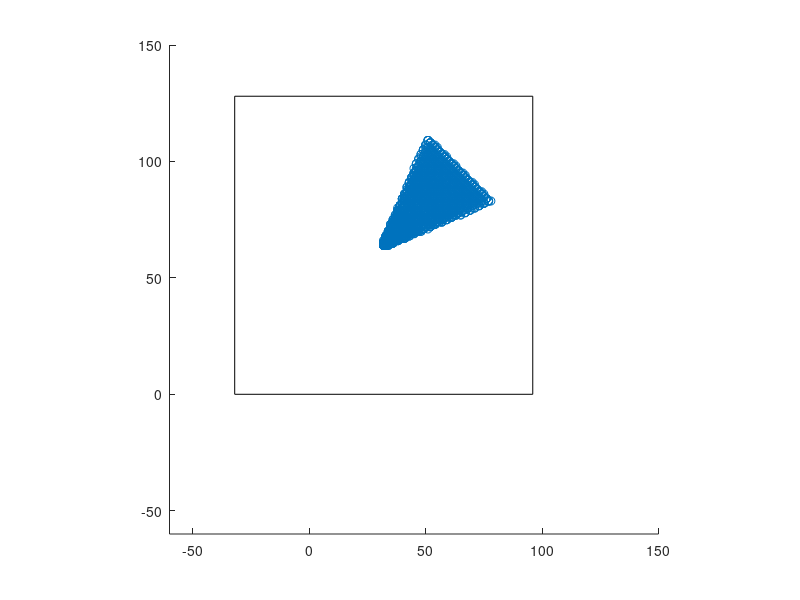

Here is the MATLAB script that generated this plot:
SCREEN_WIDTH = 128;
SCREEN_HEIGHT = 128;

view_distance = 50.0;
step_scale = 1.0;

dz = 1.0;
z = 0.5;

cam_pos_x = 32;
cam_pos_y = 64;


angle = pi/4
fov = (pi/4)
sinphi = sin(angle)
cosphi = cos(angle)

x_coords = [];
y_coords = [];

heightmap_x = -32;
heightmap_y = 0;
heightmap_width = 128;
heightmap_height = 128;


while (z < view_distance)
    pleft_x = z * cos(angle-fov/2);
    pleft_y = z * sin(angle-fov/2);

    pright_x = z * cos(angle+fov/2);
    pright_y = z * sin(angle+fov/2);

    dx = (pright_x - pleft_x) / SCREEN_WIDTH;
    dy = (pright_y - pleft_y) / SCREEN_WIDTH;

    pleft_x = pleft_x + cam_pos_x;
    pleft_y = pleft_y + cam_pos_y;

    for i = 1:SCREEN_WIDTH
        x = fix(pleft_x);
        y = fix(pleft_y);

        if ((x >= heightmap_x && x < heightmap_x+heightmap_width) && (y >= heightmap_y && y < heightmap_y+heightmap_height))
            x_coords(end+1) = x;
            y_coords(end+1) = y;
        endif

        pleft_x = pleft_x + dx;
        pleft_y = pleft_y + dy;
    endfor

    z = z + dz;
    dz = dz + 0.05;
endwhile

scatter(x_coords, y_coords);
rectangle('Position', [heightmap_x heightmap_y heightmap_width heightmap_height])
axis equal;
axis([-60 150 -60 150]);
